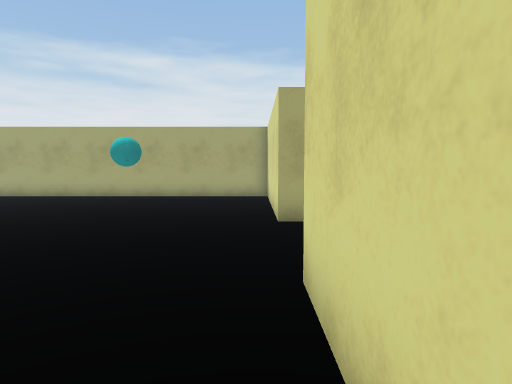
View 1 (above)

18 first-person views from a walk through a 3-D level made in the Unity game engine. The camera is 1.2 m above the floor, tilts 4° down and sees 75° across. The floor is counted in squares, 1 m on a side. Each view is taken from the middle of a square. On the plan, view 1 faces up. The plan holds only what a view shows up to about 14 squares ahead; the rest is blank. The player character is not drawn.

View 2
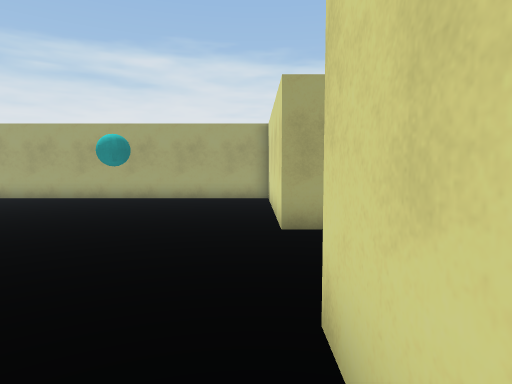

View 3
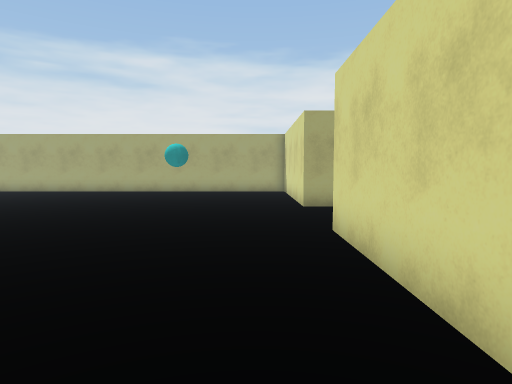

View 4
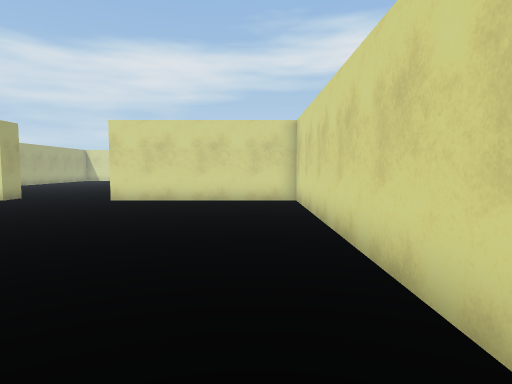

View 5
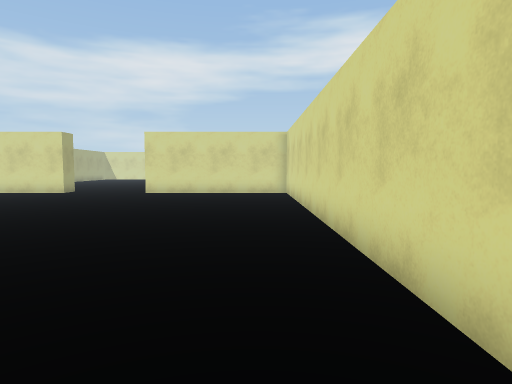

View 6
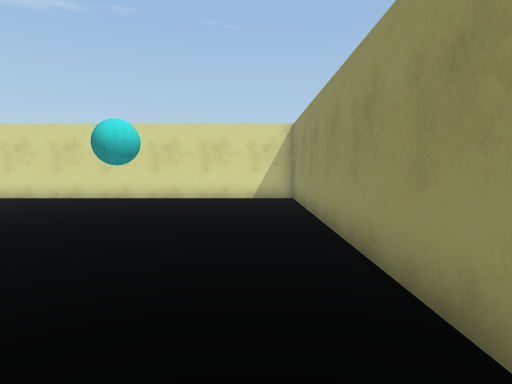

View 7
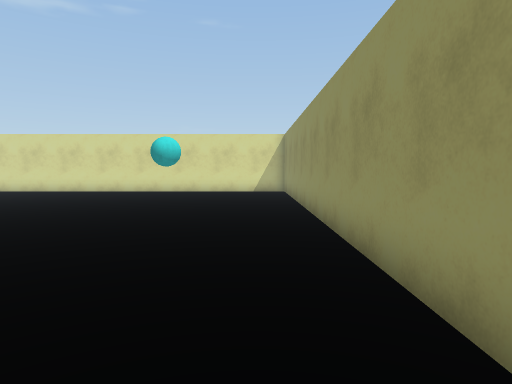

View 8
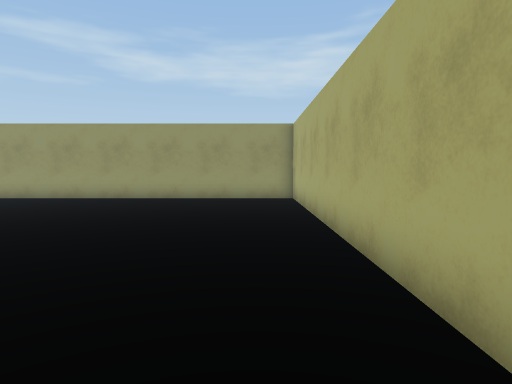

View 9
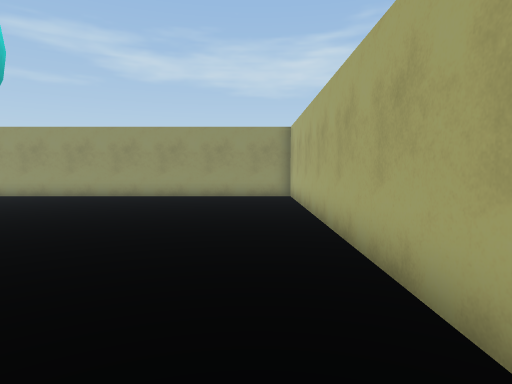

View 10
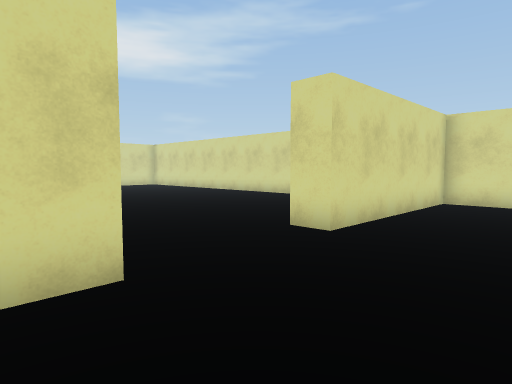

View 11
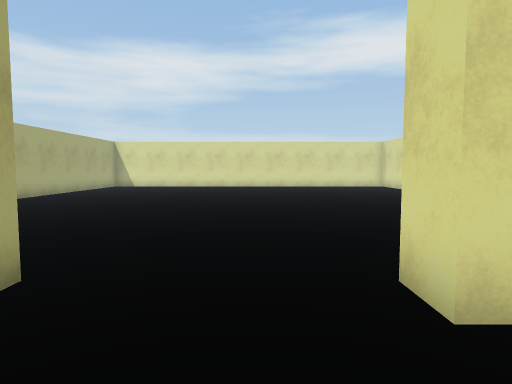

View 12
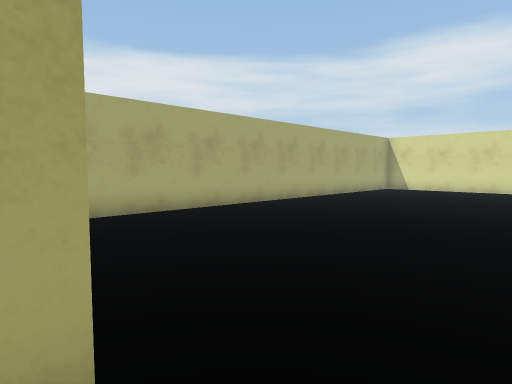

View 13
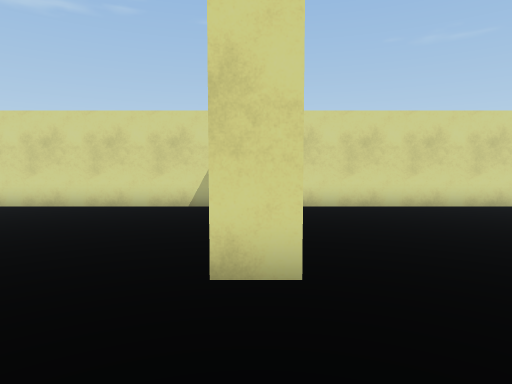

View 14
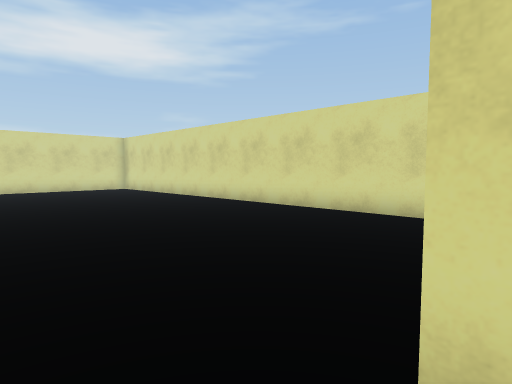

View 15
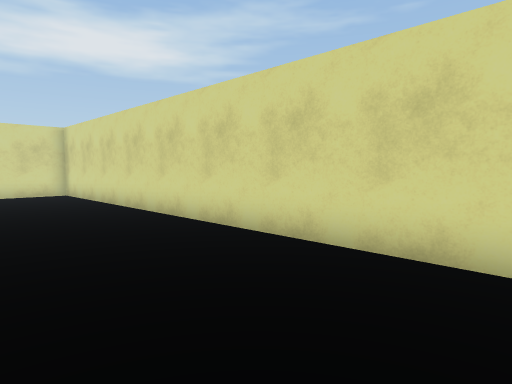

View 16
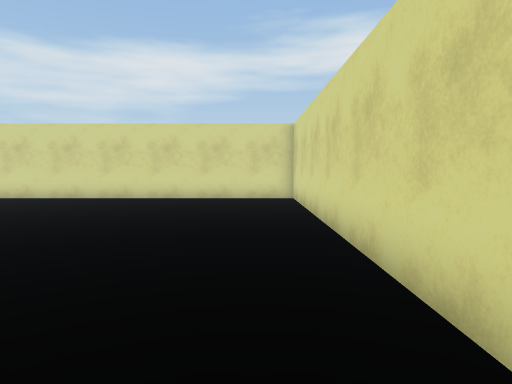

View 17
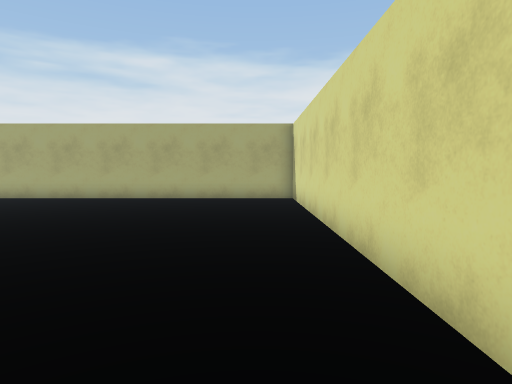

View 18
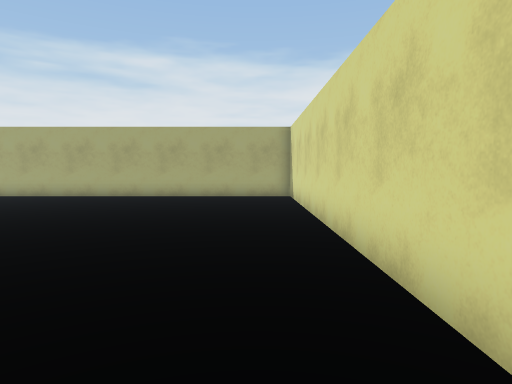

### Floor plan
Points are (right, up) in squares from view 1. A wall is a line through its corners. A room is listed if a view was taken in it or the views show most of it. See-through windows are left out.
Room 1 (views 1, 2, 3, 4, 5, 6, 7, 8, 9, 10, 11)
walls: (0.5, 8.5) (0.5, 13.9); (0.6, 14.5) (-17.5, 14.5) (-17.5, -3.5) (0.5, -3.5) (0.5, 3.5)
ways out: opening at (0.2, 6) to room 2
Room 2 (views 12, 13, 14, 15, 16, 17, 18)
walls: (1.6, 7.5) (0.5, 7.5) (0.5, 8.5); (0.5, 3.5) (1.5, 3.5); (2.4, -3.5) (20.5, -3.5) (20.5, 14.5) (3.8, 14.5)
ways out: opening at (0.2, 6) to room 1

Where each view was taken, in squares from view 1:
view 1: 0 up, 0 right, facing up
view 2: 1 up, 0 right, facing up
view 3: 3 down, 1 left, facing up
view 4: 2 down, 12 left, facing right
view 5: 2 down, 16 left, facing right
view 6: 10 up, 16 left, facing down
view 7: 14 up, 16 left, facing down
view 8: 13 up, 4 left, facing left
view 9: 13 up, 3 left, facing left
view 10: 9 up, 3 left, facing down-right
view 11: 5 up, 2 left, facing right
view 12: 6 up, 1 right, facing up-right
view 13: 7 up, 1 right, facing down
view 14: 5 up, 1 right, facing down-right
view 15: 1 up, 4 right, facing down-right
view 16: 2 down, 7 right, facing right
view 17: 1 up, 19 right, facing up
view 18: 0 up, 19 right, facing up
